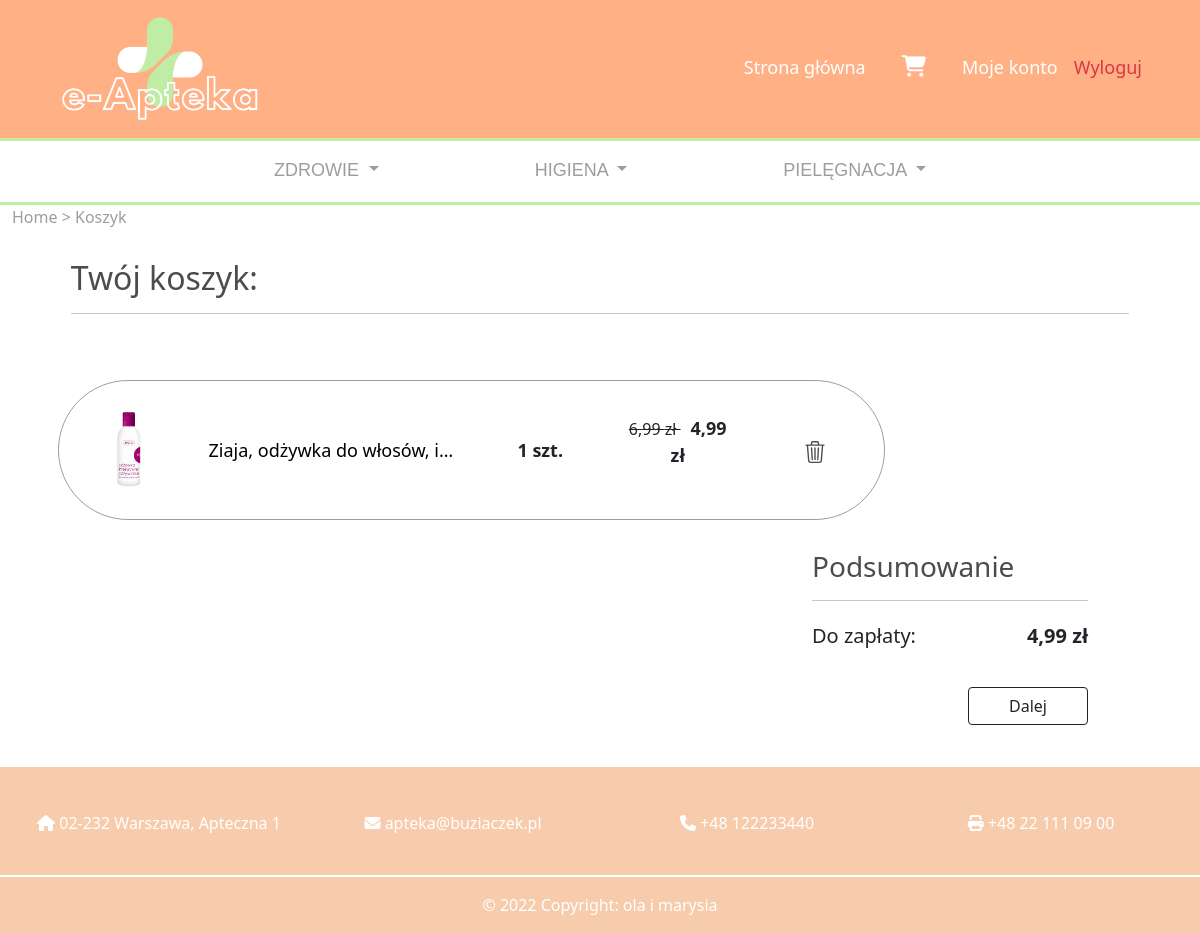
Before: /cart/ (signed in) with the older database file.
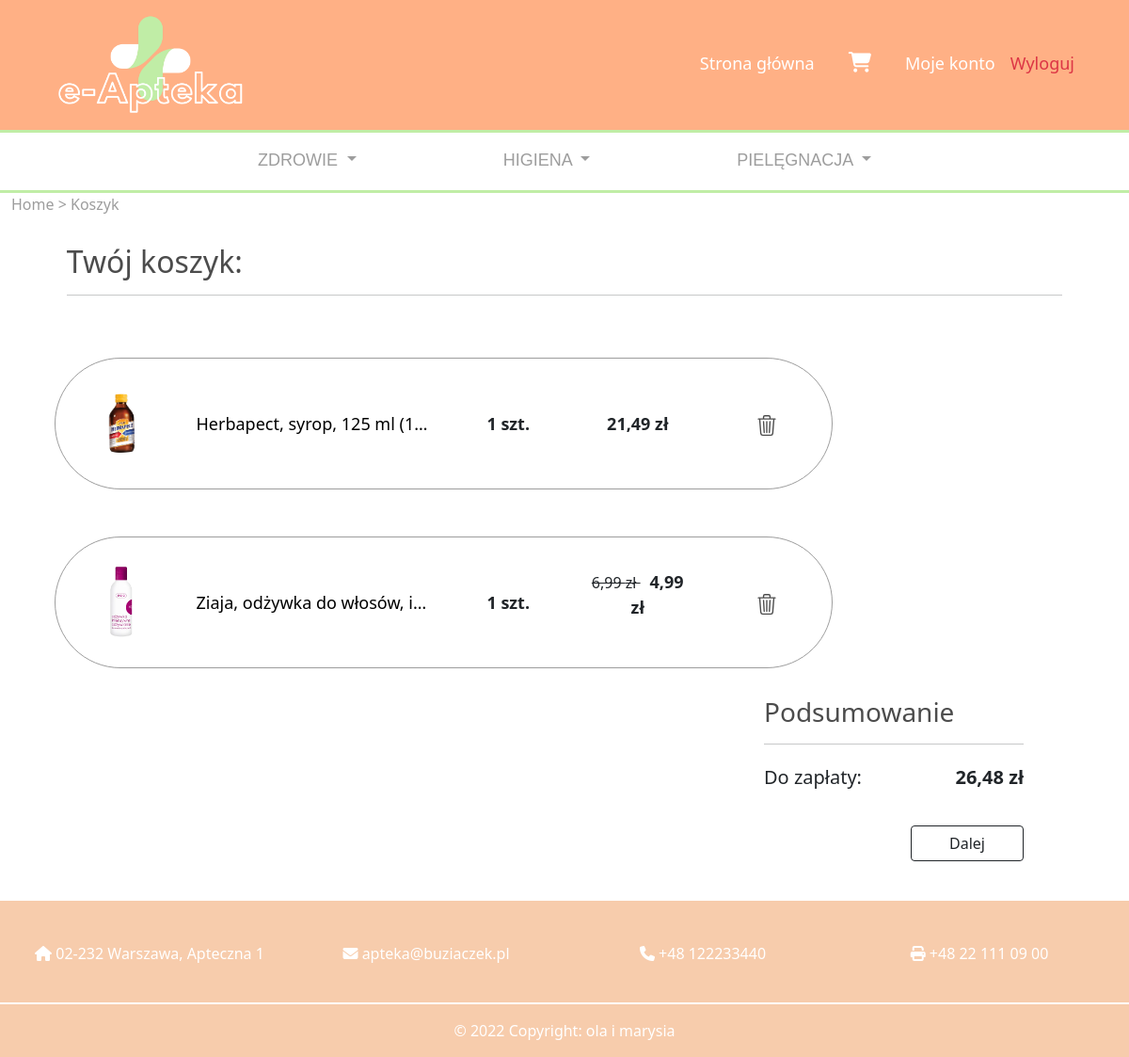
After: the same page with the newer database file.
### core/models.py (models this page shows, shortened)
class Category(models.Model):
    name = models.CharField(max_length=30)
    class Meta:
        verbose_name_plural = "Categories"

class CartItem(models.Model):
    cart = models.ForeignKey(to='Cart', on_delete=models.CASCADE)
    item = models.ForeignKey(to='Item', on_delete=models.CASCADE)
    n_pieces = models.PositiveIntegerField(help_text="Number of ordered item pieces")

class Item(models.Model):
    TABLETS = 'TAB'
    SYRUP = 'SYR'
    GEL = 'G'
    ML = 'ML'
    H = 'H'
    FORM_CHOICES = (
        (TABLETS, 'Tabletki'),
        (SYRUP, 'Syrop'),
        (GEL, 'Żel'),
        (ML, 'Płyn'),
        (H, 'Saszetki')
    )
    name = models.CharField(max_length=60, help_text="Name of the product")
    subcategories = models.ManyToManyField(to='SubCategory', help_text="Subcategories to which the product belongs")
    form = models.CharField(max_length=3, choices=FORM_CHOICES,
                            help_text="The form of the product, eg. tablets, syrup etc.")
    composition = models.TextField(default="brak składu", help_text="The composition of the product")
    description = models.TextField(default="brak opisu", help_text="The description of the product")
    net_weight = models.PositiveIntegerField(help_text="Net weight of the product (in grams)")
    price = models.DecimalField(max_digits=6, decimal_places=2, help_text="The regular price of the product")
    price_sale = models.DecimalField(max_digits=6, decimal_places=2, null=True, blank=True,
                                     help_text="The sale price of the product")
    manufacturer = models.ForeignKey(to='Manufacturer', on_delete=models.CASCADE,
                                     help_text="The manufacturer of the product")
    in_stock = models.PositiveBigIntegerField(help_text="Number of product pieces in stock")
    image = models.ImageField(upload_to='core/images/items', null=True, blank=True)

### core/views.py (the view)
# urls.py: path('cart/', views.CartView.as_view(), name='cart'),
class CartView(View):
    template_name = 'core/cart.html'
    def get(self, request):
        cart = get_or_create_cart(request)[0]
        cart_item_list = CartItem.objects.filter(cart=cart).order_by('item__name')
        total_price = calc_total_price(cart_item_list)
        context = {'cart_item_list': cart_item_list, 'total_price': total_price}
        return render(request, template_name=self.template_name, context=context)

### core/context_processors.py (called while the page is built)
def categories_context(request):
    categories = [Category.objects.get(name="Zdrowie"),
                  Category.objects.get(name="Higiena"),
                  Category.objects.get(name="Pielęgnacja")]
    return {"categories": categories}

### core/views.py (called while the page is built, shortened)
def get_or_create_cart(request):
    user = request.user
    session_key = request.session.session_key
    if session_key is None:
        request.session.create()
        session_key = request.session.session_key
    if user.is_authenticated:
        try:
            cart = Cart.objects.get(session=session_key)
            cart.user = user
            cart.save()
            created = False
        except ObjectDoesNotExist:
            cart, created = Cart.objects.get_or_create(user=user)
            cart.session = session_key
            cart.save()
    return cart, created

def calc_total_price(container_item_list):
    total_price = sum(
        container_item.item.price_sale * container_item.n_pieces if container_item.item.price_sale is not None
        else container_item.item.price * container_item.n_pieces
        for container_item in container_item_list)
    return total_price

### templates/core/cart.html (shortened to what this page needs)
{% extends 'base.html' %}
{% block content %}
<div class="row" >
  <span  id="links">
    <a class="uppercase" href="{% url 'core:index' %}">Home > </a>
    <a href="#">Koszyk</a>
</span>
</div>
  <h2 id="title">Twój koszyk:</h2>
  <hr style="width:90%; margin-left:5% !important">
  {% if cart_item_list|length > 0 %}
  {% for cart_item in cart_item_list %}
  <div class="container" style="padding-top: 20px">
    <div class="row">
    <div class="col-9" style=" height:auto; padding-left: 40px">
      <div class="row text-center d-flex justify-content-around" id="items" >
        <div class="col" >
        <img src="{{ cart_item.item.image.url }}" alt="item_image" style="max-width: 60%;">
      </div>
      <div class="col-4">
        <a id="p"  data-toggle="tooltip2" data-placement="top" title="{{ cart_item.item.name }}, {{ cart_item.item.get_form_display }}" href="{% url 'core:detail' cart_item.item.pk %}">{{ cart_item.item.name }}, {{ cart_item.item.get_form_display }}</a>
      </div>
      <div class="col">
        <strong>{{ cart_item.n_pieces }} szt.</strong>
      </div>
      <div class="col">
          {% if cart_item.item.price_sale %}
          <p><del style="font-size: 16px;">{{ cart_item.item.price }} zł  </del>
            <strong style="padding-left:10px; font-size:18px;">{{ cart_item.item.price_sale }} zł</strong> </p>
        {% else %}
         <strong> {{ cart_item.item.price }} zł </strong>
        {% endif %}
      </div>
      <div class="col ">
        <form method="post" action="{% url 'core:cart-remove' cart_item.item.pk %}">
        <button class="btn btn-outline-dark" id="remove" data-toggle="tooltip" data-placement="top" title="Usuń">
        </button>
  </form>
      </div>
      </div>
    </div>
  </div>
  </div>
  {% endfor %}
    <div class="row justify-content-end" style="margin-top: 30px">
      <div class="col-lg-3">
        <h3 style="color:#4C4C4C; ">Podsumowanie</h3>
        <hr>
        <div class="d-flex justify-content-between" id="summary">
        <p>Do zapłaty:</p>
        <strong>{{ total_price }} zł</strong>
      </div>
      <div class="d-flex justify-content-end" style="margin-top: 20px; margin-bottom: 30px">
      <a  href="{% url 'core:checkout' %}">
        <button class="btn btn-outline-dark" id="checkout">
        Dalej
      </button>
      </a>
      </div>
      </div>
      <div class="col-lg-1">
      </div>
    </div>
  {% endif %}
{% endblock content %}

### templates/base.html (shortened to what this page needs)
{% load static %}
<!DOCTYPE html>
<html lang="en">
<head>
  <link href="https://cdn.jsdelivr.net/npm/bootstrap@5.1.3/dist/css/bootstrap.min.css" rel="stylesheet">
</head>
<body class="d-flex flex-column min-vh-100">
<nav class="navbar navbar-expand-lg bg-dark justify-content-between" id="nav1" style="background-color: #FFB085 !important; padding-right: 50px; padding-left: 35px; border-bottom:solid 3px #C0EDA6 ">
  <a class="navbar-brand" href="/">
    <img id="logo" alt="Website logo" src="/static/img/logo1.png" width="250px" >
    </a>
    <ul class="navbar-nav">
      <li class="nav-item">
        <a class="nav-link" href="{% url 'core:index' %}">Strona główna</a>
      </li>
      <li class="nav-item">
        <a class="nav-link" href="{% url 'core:cart' %}">
          <i class="fas fa-shopping-cart" style="padding-left: 20px; padding-right: 20px; font-size: 1.2em"></i>
        </a>
      </li>
      {% if user.is_authenticated %}
        {% if user.is_staff %}
        <li class="nav-item">
          <a class="nav-link" href="{% url 'admin:index' %}">Panel administratora</a>
        </li>
        {% else %}
        <li class="nav-item">
          <a class="nav-link" href="{% url 'core:user' %}">Moje konto</a>
        </li>
        {% endif %}
        <li class="nav-item">
          <a class="nav-link text-danger" href="{% url 'account_logout' %}">Wyloguj</a>
        </li>
    {% else %}
        <li class="nav-item">
          <a class="nav-link" href="{% url 'account_login' %}">Zaloguj</a>
        </li>
    {% endif %}
      </ul>
</nav>
<nav class="navbar navbar-expand-lg bg-light justify-content-center" id="nav2">
  <ul class="navbar-nav">
    {% for category in categories %}
    <li class="nav-item dropdown" style="padding-left: 70px; padding-right:70px ">
      <a class="nav-link dropdown-toggle" href="#" data-bs-toggle="dropdown" aria-expanded="false">
        {{ category.name | upper }}
      </a>
    </li>
    {% endfor %}
    </ul>
</nav>
<div class="container-fluid">
  {% block content %}
  {% endblock content %}
</div>
<footer class="mt-auto">
  <div id="footer" class="container-fluid text-center p-4" style="margin-top: 10px; margin-right:0px;  color: white; background-color: #F7CCAC; border-bottom: solid 2px white; border-top: solid 2px white">
    <div class="row" style="margin-top:20px">
      <div class="col">
        <p><i class="fa fa-home" aria-hidden="true"></i> 02-232 Warszawa, Apteczna 1</p>
      </div>
      <div class="col">
        <p><i class="fa fa-envelope" aria-hidden="true"></i> apteka@buziaczek.pl</p>
      </div>
      <div class="col">
        <p><i class="fa fa-phone" aria-hidden="true"></i> +48 122233440</p>
      </div>
      <div class="col">
        <p><i class="fa fa-print" aria-hidden="true"></i>  +48 22 111 09 00</p>
      </div>
    </div>
  </div>
  <div class=" md:mb-0 container-fluid text-center p-3" style="background-color: #F7CCAC; color: white;">
    © 2022 Copyright: ola i marysia
  </div>
</footer>
</body>
</html>

Changed rows visible on the page:
added CartItem: item.image (picture), item.name "Herbapect, syrop, 125 ml (1…", n_pieces "1", item.price "21,49"
Other visible differences:
{{ total_price }}: "4,99" → "26,48"
